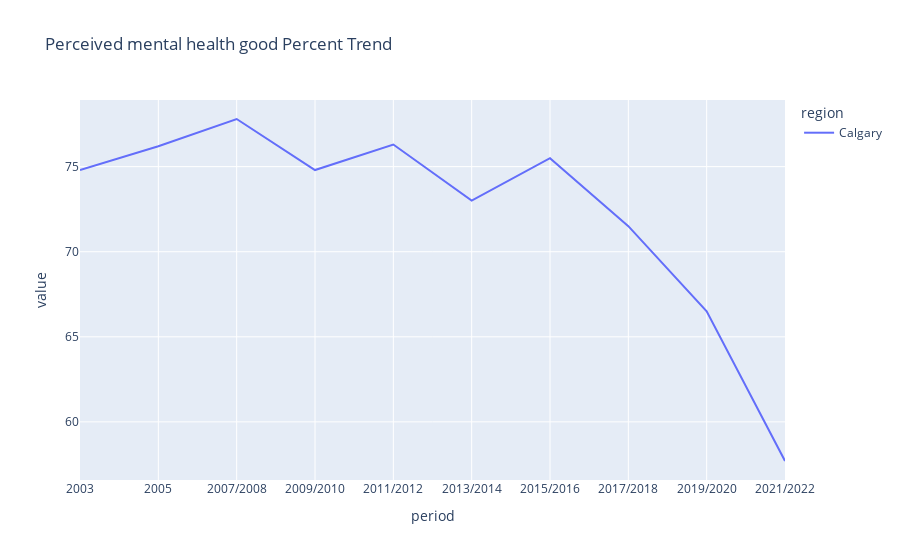

Notebook code cell kept with this figure:
### Code cell
# Plot for Calgary
def plot_indicator(indicator, char='percent', regions=['Calgary']): #Change regions=[...] to add all the regions we want to plot to compare 
    dfs = []
    for reg in regions:
        col = f'{indicator}_{char}'
        if reg in data_dict and col in data_dict[reg].columns:
            df = data_dict[reg][col].reset_index().rename(columns={col: 'value'})
            df['region'] = reg
            dfs.append(df)
    if dfs:
        combined = pd.concat(dfs)
        fig = px.line(combined, x='period', y='value', color='region', title=f'{indicator.capitalize()} {char.capitalize()} Trend')
        fig.show()

# # Example plot
plot_indicator('perceived mental health good')

### Figure 1 — Plotly figure (JSON) as saved in the notebook; plotly's stock layout.template omitted (floating-point values rounded to 4 significant figures)
{"data": [{"hovertemplate": "region=Calgary<br>period=%{x}<br>value=%{y}<extra></extra>", "legendgroup": "Calgary", "line": {"color": "#636efa", "dash": "solid"}, "marker": {"symbol": "circle"}, "mode": "lines", "name": "Calgary", "orientation": "v", "showlegend": true, "type": "scatter", "x": ["2003", "2005", "2007/2008", "2009/2010", "2011/2012", "2013/2014", "2015/2016", "2017/2018", "2019/2020", "2021/2022"], "xaxis": "x", "y": [74.8, 76.2, 77.8, 74.8, 76.3, 73.0, 75.5, 71.5, 66.5, 57.7], "yaxis": "y"}], "layout": {"legend": {"title": {"text": "region"}, "tracegroupgap": 0}, "title": {"text": "Perceived mental health good Percent Trend"}, "xaxis": {"anchor": "y", "domain": [0, 1], "title": {"text": "period"}}, "yaxis": {"anchor": "x", "domain": [0, 1], "title": {"text": "value"}}}}
